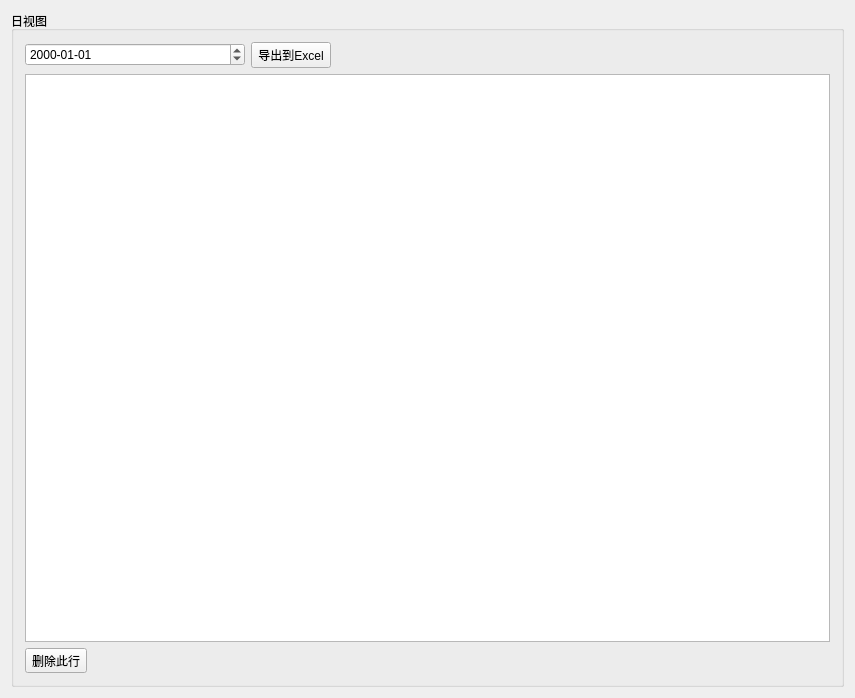
<?xml version="1.0" encoding="UTF-8"?>
<ui version="4.0">
 <class>DayView</class>
 <widget class="QWidget" name="DayView">
  <property name="geometry">
   <rect>
    <x>0</x>
    <y>0</y>
    <width>855</width>
    <height>698</height>
   </rect>
  </property>
  <property name="windowTitle">
   <string>DayView</string>
  </property>
  <layout class="QGridLayout" name="gridLayout">
   <item row="0" column="0">
    <widget class="QGroupBox" name="groupBox">
     <property name="title">
      <string>日视图</string>
     </property>
     <layout class="QVBoxLayout" name="verticalLayout">
      <item>
       <layout class="QHBoxLayout" name="horizontalLayout_2">
        <item>
         <widget class="QDateEdit" name="dateEdit">
          <property name="minimumSize">
           <size>
            <width>220</width>
            <height>0</height>
           </size>
          </property>
          <property name="maximumSize">
           <size>
            <width>270</width>
            <height>16777215</height>
           </size>
          </property>
          <property name="displayFormat">
           <string>yyyy-MM-dd</string>
          </property>
         </widget>
        </item>
        <item>
         <widget class="QPushButton" name="viewBtn">
          <property name="enabled">
           <bool>true</bool>
          </property>
          <property name="text">
           <string>导出到Excel</string>
          </property>
          <property name="icon">
           <iconset resource="account.qrc">
            <normaloff>:/Account/Resources/Entypo_e740(0)_32.png</normaloff>:/Account/Resources/Entypo_e740(0)_32.png</iconset>
          </property>
         </widget>
        </item>
        <item>
         <spacer name="horizontalSpacer">
          <property name="orientation">
           <enum>Qt::Horizontal</enum>
          </property>
          <property name="sizeHint" stdset="0">
           <size>
            <width>40</width>
            <height>20</height>
           </size>
          </property>
         </spacer>
        </item>
       </layout>
      </item>
      <item>
       <layout class="QHBoxLayout" name="horizontalLayout">
        <item>
         <widget class="TableView" name="tableView">
          <property name="editTriggers">
           <set>QAbstractItemView::NoEditTriggers</set>
          </property>
          <property name="selectionMode">
           <enum>QAbstractItemView::SingleSelection</enum>
          </property>
          <property name="selectionBehavior">
           <enum>QAbstractItemView::SelectRows</enum>
          </property>
         </widget>
        </item>
       </layout>
      </item>
      <item>
       <layout class="QHBoxLayout" name="horizontalLayout_3">
        <item>
         <widget class="QToolButton" name="deleteBtn">
          <property name="text">
           <string>删除此行</string>
          </property>
          <property name="icon">
           <iconset resource="account.qrc">
            <normaloff>:/Account/Resources/Entypo_e729(0)_64.png</normaloff>:/Account/Resources/Entypo_e729(0)_64.png</iconset>
          </property>
          <property name="iconSize">
           <size>
            <width>32</width>
            <height>32</height>
           </size>
          </property>
          <property name="shortcut">
           <string>Backspace</string>
          </property>
          <property name="toolButtonStyle">
           <enum>Qt::ToolButtonTextBesideIcon</enum>
          </property>
         </widget>
        </item>
        <item>
         <spacer name="horizontalSpacer_2">
          <property name="orientation">
           <enum>Qt::Horizontal</enum>
          </property>
          <property name="sizeHint" stdset="0">
           <size>
            <width>40</width>
            <height>20</height>
           </size>
          </property>
         </spacer>
        </item>
       </layout>
      </item>
     </layout>
    </widget>
   </item>
  </layout>
 </widget>
 <layoutdefault spacing="6" margin="11"/>
 <customwidgets>
  <customwidget>
   <class>TableView</class>
   <extends>QTableView</extends>
   <header>tableview.h</header>
  </customwidget>
 </customwidgets>
 <resources>
  <include location="account.qrc"/>
  <include location="style.qrc"/>
 </resources>
 <connections/>
</ui>
